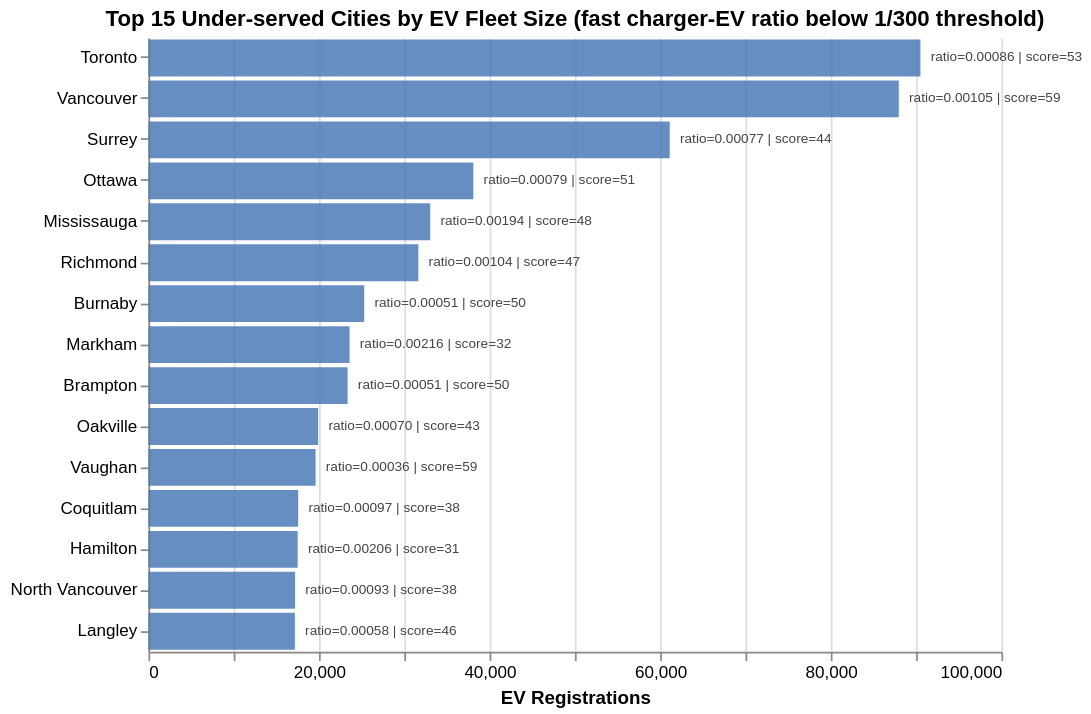

Notebook code cell kept with this figure:
### Markdown cell above
## Step 5: High-Demand Under-Served Cities

The most commercially attractive targets are cities that are both under the 1/300 threshold and have large EV fleets

### Code cell
high_demand_underserved = (
    ranked_plot[ranked_plot["tier"] == "Under-served"]
    .sort_values("vehicle count", ascending=False)
    .head(15)
    .copy()
)
high_demand_underserved["annotation"] = high_demand_underserved.apply(
    lambda r: f"ratio={r['fast charger ratio']:.5f} | score={r['priority_score']:.0f}",
    axis=1,
)

location_order_u = high_demand_underserved["location"].tolist()

bars = (
    alt.Chart(high_demand_underserved)
    .mark_bar(color="#4C7BB5", opacity=0.85)
    .encode(
        y=alt.Y("location:N", sort=location_order_u, title=None),
        x=alt.X("vehicle count:Q", title="EV Registrations"),
        tooltip=[
            "location:N",
            alt.Tooltip("vehicle count:Q", format=","),
            alt.Tooltip("fast charger ratio:Q", format=".5f"),
            alt.Tooltip("priority_score:Q", format=".0f", title="Priority Score"),
        ],
    )
)

text_labels = (
    alt.Chart(high_demand_underserved)
    .mark_text(align="left", dx=6, fontSize=8, color="#444")
    .encode(
        y=alt.Y("location:N", sort=location_order_u),
        x=alt.X("vehicle count:Q"),
        text="annotation:N",
    )
)

fig3 = (
    (bars + text_labels)
    .properties(
        title=(
            "Top 15 Under-served Cities by EV Fleet Size "
            "(fast charger-EV ratio below 1/300 threshold)"
        ),
        width=500,
        height=360,
    )
    .configure_view(strokeWidth=0)
    .configure_title(fontSize=13, fontWeight="bold")
)

fig3.save("docs/img/fig_underserved_high_demand.png")
display(fig3)

print(
    high_demand_underserved[
        ["location", "ev_dc_fast_count", "vehicle count",
         "fast charger ratio", "NNI Index", "priority_score"]
    ].to_string(index=False)
)

### Figure 1 — Vega-Lite specification as saved in the notebook (floating-point values rounded to 4 significant figures)
{"config": {"view": {"continuousWidth": 300, "continuousHeight": 300, "strokeWidth": 0}, "title": {"fontSize": 13, "fontWeight": "bold"}}, "layer": [{"mark": {"type": "bar", "color": "#4C7BB5", "opacity": 0.85}, "encoding": {"tooltip": [{"field": "location", "type": "nominal"}, {"field": "vehicle count", "format": ",", "type": "quantitative"}, {"field": "fast charger ratio", "format": ".5f", "type": "quantitative"}, {"field": "priority_score", "format": ".0f", "title": "Priority Score", "type": "quantitative"}], "x": {"field": "vehicle count", "title": "EV Registrations", "type": "quantitative"}, "y": {"field": "location", "sort": ["Toronto", "Vancouver", "Surrey", "Ottawa", "Mississauga", "Richmond", "Burnaby", "Markham", "Brampton", "Oakville", "Vaughan", "Coquitlam", "Hamilton", "North Vancouver", "Langley"], "title": null, "type": "nominal"}}}, {"mark": {"type": "text", "align": "left", "color": "#444", "dx": 6, "fontSize": 8}, "encoding": {"text": {"field": "annotation", "type": "nominal"}, "x": {"field": "vehicle count", "type": "quantitative"}, "y": {"field": "location", "sort": ["Toronto", "Vancouver", "Surrey", "Ottawa", "Mississauga", "Richmond", "Burnaby", "Markham", "Brampton", "Oakville", "Vaughan", "Coquitlam", "Hamilton", "North Vancouver", "Langley"], "type": "nominal"}}}], "data": {"name": "data-f7ebc8386cfaa034201bb421d7f60cae"}, "height": 360, "title": "Top 15 Under-served Cities by EV Fleet Size (fast charger-EV ratio below 1/300 threshold)", "width": 500, "$schema": "https://vega.github.io/schema/vega-lite/v6.1.0.json", "datasets": {"data-f7ebc8386cfaa034201bb421d7f60cae": [{"location": "Toronto", "tier": "Under-served", "ev_dc_fast_count": 78, "vehicle count": 90500.0, "fast charger ratio": 0.0008618, "NNI Index": 0.6894, "need_score": 0.2796, "demand_score": 1.0, "spatial_score": 0.4691, "priority_score": 53.4, "annotation": "ratio=0.00086 | score=53"}, {"location": "Vancouver", "tier": "Under-served", "ev_dc_fast_count": 92, "vehicle count": 87970.0, "fast charger ratio": 0.001046, "NNI Index": 0.4156, "need_score": 0.2304, "demand_score": 0.9972, "spatial_score": 0.8829, "priority_score": 59.1, "annotation": "ratio=0.00105 | score=59"}, {"location": "Surrey", "tier": "Under-served", "ev_dc_fast_count": 47, "vehicle count": 61110.0, "fast charger ratio": 0.0007691, "NNI Index": 1.173, "need_score": 0.3133, "demand_score": 0.9619, "spatial_score": 0.0, "priority_score": 44.5, "annotation": "ratio=0.00077 | score=44"}, {"location": "Ottawa", "tier": "Under-served", "ev_dc_fast_count": 30, "vehicle count": 38090.0, "fast charger ratio": 0.0007876, "NNI Index": 0.729, "need_score": 0.3059, "demand_score": 0.9161, "spatial_score": 0.4094, "priority_score": 51.0, "annotation": "ratio=0.00079 | score=51"}, {"location": "Mississauga", "tier": "Under-served", "ev_dc_fast_count": 64, "vehicle count": 33030.0, "fast charger ratio": 0.001937, "NNI Index": 0.5222, "need_score": 0.1244, "demand_score": 0.9023, "spatial_score": 0.7218, "priority_score": 47.7, "annotation": "ratio=0.00194 | score=48"}, {"location": "Richmond", "tier": "Under-served", "ev_dc_fast_count": 33, "vehicle count": 31650.0, "fast charger ratio": 0.001043, "NNI Index": 0.732, "need_score": 0.2311, "demand_score": 0.8981, "spatial_score": 0.4048, "priority_score": 46.6, "annotation": "ratio=0.00104 | score=47"}, {"location": "Burnaby", "tier": "Under-served", "ev_dc_fast_count": 13, "vehicle count": 25290.0, "fast charger ratio": 0.000514, "NNI Index": 2.216, "need_score": 0.4685, "demand_score": 0.8764, "spatial_score": 0.0, "priority_score": 49.7, "annotation": "ratio=0.00051 | score=50"}, {"location": "Markham", "tier": "Under-served", "ev_dc_fast_count": 51, "vehicle count": 23580.0, "fast charger ratio": 0.002163, "NNI Index": 1.228, "need_score": 0.1114, "demand_score": 0.8696, "spatial_score": 0.0, "priority_score": 31.7, "annotation": "ratio=0.00216 | score=32"}, {"location": "Brampton", "tier": "Under-served", "ev_dc_fast_count": 12, "vehicle count": 23350.0, "fast charger ratio": 0.0005139, "NNI Index": 1.297, "need_score": 0.4685, "demand_score": 0.8687, "spatial_score": 0.0, "priority_score": 49.5, "annotation": "ratio=0.00051 | score=50"}, {"location": "Oakville", "tier": "Under-served", "ev_dc_fast_count": 14, "vehicle count": 19900.0, "fast charger ratio": 0.0007036, "NNI Index": 1.124, "need_score": 0.3424, "demand_score": 0.8531, "spatial_score": 0.0, "priority_score": 42.7, "annotation": "ratio=0.00070 | score=43"}, {"location": "Vaughan", "tier": "Under-served", "ev_dc_fast_count": 7, "vehicle count": 19600.0, "fast charger ratio": 0.0003572, "NNI Index": 1.561, "need_score": 0.6736, "demand_score": 0.8517, "spatial_score": 0.0, "priority_score": 59.2, "annotation": "ratio=0.00036 | score=59"}, {"location": "Coquitlam", "tier": "Under-served", "ev_dc_fast_count": 17, "vehicle count": 17560.0, "fast charger ratio": 0.0009683, "NNI Index": 1.756, "need_score": 0.2488, "demand_score": 0.841, "spatial_score": 0.0, "priority_score": 37.7, "annotation": "ratio=0.00097 | score=38"}, {"location": "Hamilton", "tier": "Under-served", "ev_dc_fast_count": 36, "vehicle count": 17500.0, "fast charger ratio": 0.002057, "NNI Index": 1.059, "need_score": 0.1171, "demand_score": 0.8407, "spatial_score": 0.0, "priority_score": 31.1, "annotation": "ratio=0.00206 | score=31"}, {"location": "North Vancouver", "tier": "Under-served", "ev_dc_fast_count": 16, "vehicle count": 17190.0, "fast charger ratio": 0.000931, "NNI Index": 1.333, "need_score": 0.2588, "demand_score": 0.8389, "spatial_score": 0.0, "priority_score": 38.1, "annotation": "ratio=0.00093 | score=38"}, {"location": "Langley", "tier": "Under-served", "ev_dc_fast_count": 10, "vehicle count": 17170.0, "fast charger ratio": 0.0005824, "NNI Index": 1.598, "need_score": 0.4135, "demand_score": 0.8389, "spatial_score": 0.0, "priority_score": 45.8, "annotation": "ratio=0.00058 | score=46"}]}}
